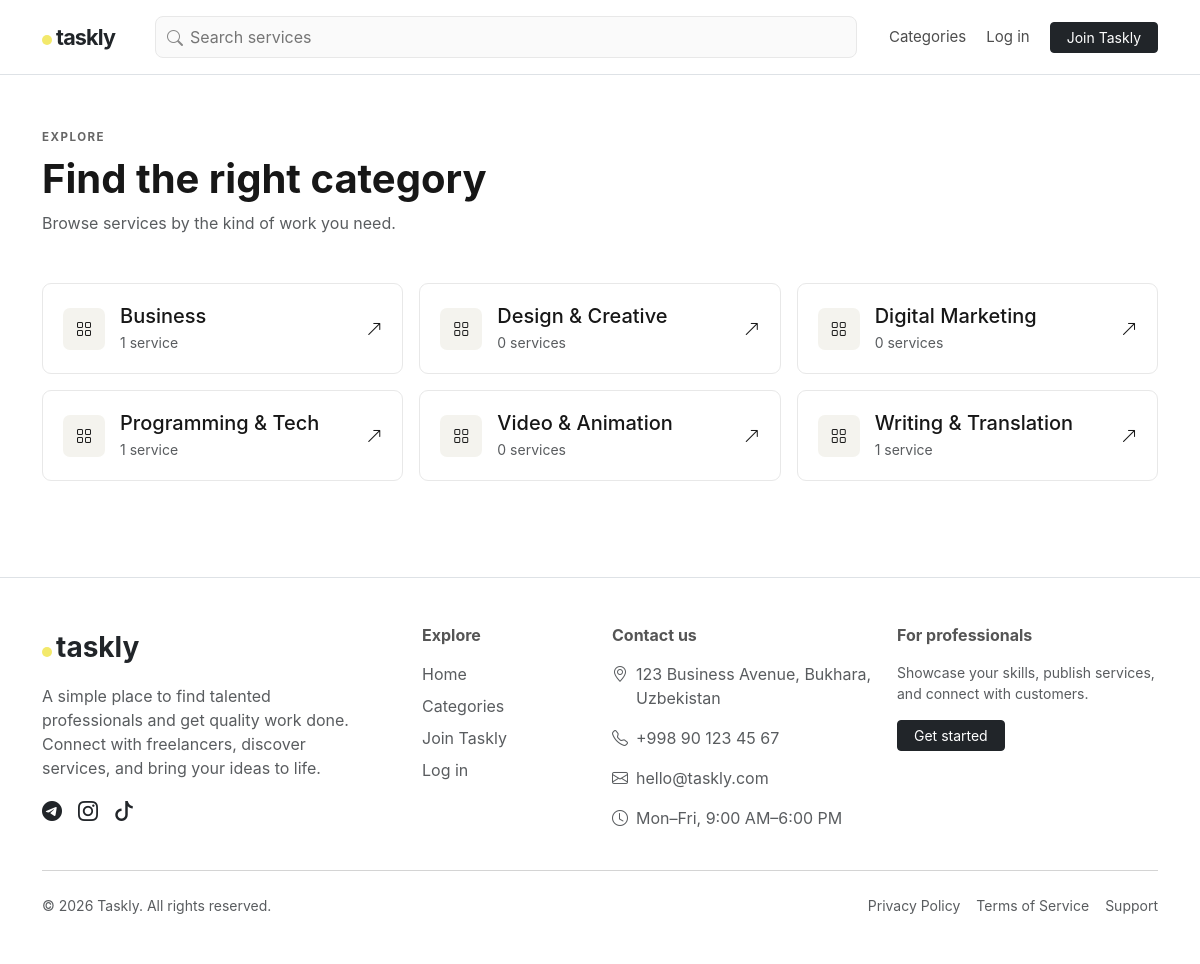
Page /categories/ on the committed database.
### services/models.py (models this page shows, shortened)
class Category(models.Model):
    name = models.CharField(max_length=80, unique=True)
    slug = models.SlugField(max_length=90, unique=True)
    description = models.CharField(max_length=180, blank=True)
    class Meta:
        ordering = ["name"]

### services/views.py (the view)
# urls.py: path("categories/", category_list, name="categories"),
def category_list(request):
    categories = Category.objects.annotate(service_count=Count("services", filter=Q(services__is_active=True)))
    return render(request, "services/categories.html", {"categories": categories})

### templates/services/categories.html (shortened to what this page needs)
{% extends "base.html" %}
{% block content %}
<div class="container py-5">
    <div class="mb-5"><span class="eyebrow">EXPLORE</span><h1 class="display-6 fw-bold mt-2">Find the right category</h1><p class="text-muted">Browse services by the kind of work you need.</p></div>
    <div class="row g-3">
        {% for category in categories %}
        <div class="col-md-6 col-lg-4">
            <a href="{% url 'home' %}?category={{ category.slug }}" class="category-card">
                <div class="category-icon"><i class="bi bi-grid"></i></div>
                <div><h2 class="h5 mb-1">{{ category.name }}</h2><p class="small text-muted mb-0">{{ category.service_count }} service{{ category.service_count|pluralize }}</p></div>
                <i class="bi bi-arrow-up-right ms-auto"></i>
            </a>
        </div>
        {% empty %}
        <p>No categories yet. Add them from the admin panel.</p>
        {% endfor %}
    </div>
</div>
{% endblock %}

### templates/base.html (shortened to what this page needs)
{% load static %}
<!doctype html>
<html lang="en">
  <head>
    <link
      href="https://cdn.jsdelivr.net/npm/bootstrap@5.3.3/dist/css/bootstrap.min.css"
      rel="stylesheet"
    />
    <link
      href="https://cdn.jsdelivr.net/npm/bootstrap-icons@1.11.3/font/bootstrap-icons.css"
      rel="stylesheet"
    />
    <link rel="stylesheet" href="{% static 'css/style.css' %}" />
  </head>
  <body>
    <nav class="navbar navbar-expand-lg border-bottom bg-white sticky-top">
      <div class="container py-2">
        <a
          class="navbar-brand fw-bold text-dark flex-shrink-0"
          href="{% url 'home' %}"
        >
          <span class="brand-dot"></span>taskly
        </a>
        <div class="collapse navbar-collapse" id="mainNav">
          <form
            class="search-nav mx-lg-4 my-3 my-lg-0 flex-grow-1"
            action="{% url 'home' %}"
            method="get"
          >
            <i class="bi bi-search"></i>
            <input
              name="q"
              value="{{ request.GET.q }}"
              placeholder="Search services"
            />
          </form>
          <ul
            class="navbar-nav ms-auto align-items-lg-center gap-lg-1 flex-shrink-0"
          >
            <li class="nav-item text-nowrap">
              <a class="nav-link" href="{% url 'categories' %}"
                >Categories</a
              >
            </li>
            {% if user.is_authenticated %}
            <li class="nav-item text-nowrap">
              <a class="nav-link" href="{% url 'favorites' %}">
                <i class="bi bi-heart me-1"></i>Saved
              </a>
            </li>
            <li class="nav-item text-nowrap">
              <a class="nav-link" href="{% url 'orders' %}">Orders</a>
            </li>
            {% if user.role == "FREELANCER" %}
            <li class="nav-item text-nowrap">
              <a class="nav-link" href="{% url 'my_services' %}"
                >My services</a
              >
            </li>
            <li class="nav-item ms-lg-2 flex-shrink-0">
              <a
                class="btn btn-dark btn-sm px-3 text-nowrap"
                href="{% url 'create_service' %}"
              >
                Create service
              </a>
            </li>
            {% endif %}
            <li class="nav-item dropdown ms-lg-2 text-nowrap">
              <a
                class="nav-link dropdown-toggle user-menu"
                href="#"
                data-bs-toggle="dropdown"
              >
                {% if user.avatar_url %}
                <img src="{{ user.avatar_url }}" alt="Avatar" />
                {% else %}
                <span>{{ user.username|first|upper }}</span>
                {% endif %} {{ user.username }}
              </a>
              <ul class="dropdown-menu dropdown-menu-end">
                <li>
                  <a
                    class="dropdown-item"
                    href="{% url 'profile' user.username %}"
                    >Profile</a
                  >
                </li>
                <li>
                  <a class="dropdown-item" href="{% url 'edit_profile' %}"
                    >Edit profile</a
                  >
                </li>
                <li><hr class="dropdown-divider" /></li>
                <li>
                  <a class="dropdown-item" href="{% url 'logout' %}">Log out</a>
                </li>
              </ul>
            </li>
            {% else %}
            <li class="nav-item text-nowrap">
              <a class="nav-link" href="{% url 'login' %}">Log in</a>
            </li>
            <li class="nav-item ms-lg-2 text-nowrap">
              <a class="btn btn-dark btn-sm px-3" href="{% url 'register' %}"
                >Join Taskly</a
              >
            </li>
            {% endif %}
          </ul>
        </div>
      </div>
    </nav>
     {% block content %}{% endblock %}
<footer class="border-top mt-5 bg-white">
    <div class="container py-5">
        <div class="row g-4">
            <div class="col-lg-4 col-md-6">
                <a href="{% url 'home' %}" class="text-decoration-none text-dark">
                    <span class="fw-bold fs-3">
                        <span class="brand-dot"></span>taskly
                    </span>
                </a>
                <p class="text-muted mt-3 pe-lg-5">
                    A simple place to find talented professionals and get quality work done.
                    Connect with freelancers, discover services, and bring your ideas to life.
                </p>
<div class="d-flex gap-3 mt-3">
    <a href="https://t.me/toxaSTYLE"
       target="_blank"
       rel="noopener noreferrer"
       class="text-dark fs-5"
       aria-label="Telegram">
        <i class="bi bi-telegram"></i>
    </a>
    <a href="https://instagram.com/fedys.t"
       target="_blank"
       rel="noopener noreferrer"
       class="text-dark fs-5"
       aria-label="Instagram">
        <i class="bi bi-instagram"></i>
    </a>
    <a href="https://www.tiktok.com/@fedys_t"
       target="_blank"
       rel="noopener noreferrer"
       class="text-dark fs-5"
       aria-label="TikTok">
        <i class="bi bi-tiktok"></i>
    </a>
</div>
            </div>
            <div class="col-lg-2 col-md-6">
                <h6 class="fw-bold mb-3">Explore</h6>
                <ul class="list-unstyled d-grid gap-2">
                    <li><a href="{% url 'home' %}" class="text-muted text-decoration-none">Home</a></li>
                    <li><a href="{% url 'categories' %}" class="text-muted text-decoration-none">Categories</a></li>
                    <li><a href="{% url 'register' %}" class="text-muted text-decoration-none">Join Taskly</a></li>
                    <li><a href="{% url 'login' %}" class="text-muted text-decoration-none">Log in</a></li>
                </ul>
            </div>
            <div class="col-lg-3 col-md-6">
                <h6 class="fw-bold mb-3">Contact us</h6>
                <ul class="list-unstyled d-grid gap-3">
                    <li class="d-flex gap-2">
                        <i class="bi bi-geo-alt text-muted"></i>
                        <span class="text-muted">123 Business Avenue, Bukhara, Uzbekistan</span>
                    </li>
                    <li class="d-flex gap-2">
                        <i class="bi bi-telephone text-muted"></i>
                        <a href="tel:+998901234567" class="text-muted text-decoration-none">+998 90 123 45 67</a>
                    </li>
                    <li class="d-flex gap-2">
                        <i class="bi bi-envelope text-muted"></i>
                        <a href="mailto:hello@taskly.com" class="text-muted text-decoration-none">hello@taskly.com</a>
                    </li>
                    <li class="d-flex gap-2">
                        <i class="bi bi-clock text-muted"></i>
                        <span class="text-muted">Mon–Fri, 9:00 AM–6:00 PM</span>
                    </li>
                </ul>
            </div>
            <div class="col-lg-3 col-md-6">
                <h6 class="fw-bold mb-3">For professionals</h6>
                <p class="text-muted small">
                    Showcase your skills, publish services, and connect with customers.
                </p>
                {% if user.is_authenticated and user.role == "FREELANCER" %}
                    <a href="{% url 'create_service' %}" class="btn btn-dark btn-sm px-3">
                        Create a service
                    </a>
                {% elif not user.is_authenticated %}
                    <a href="{% url 'register' %}" class="btn btn-dark btn-sm px-3">
                        Get started
                    </a>
                {% endif %}
            </div>
        </div>
        <hr class="my-4">
        <div class="d-flex flex-column flex-md-row justify-content-between align-items-md-center gap-2">
            <span class="text-muted small">
                © {% now "Y" %} Taskly. All rights reserved.
            </span>
            <div class="d-flex flex-wrap gap-3">
                <a href="#" class="text-muted small text-decoration-none">Privacy Policy</a>
                <a href="#" class="text-muted small text-decoration-none">Terms of Service</a>
                <a href="mailto:hello@taskly.com" class="text-muted small text-decoration-none">Support</a>
            </div>
        </div>
    </div>
</footer>
  </body>
</html>

### static/css/style.css (style rules this page uses)
:root { --ink: #171717; --muted: #747474; --line: #e8e8e8; --soft: #f7f7f5; --accent: #f3e96b; }
* { box-sizing: border-box; }
body { color: var(--ink); background: #fff; font-family: Inter, ui-sans-serif, system-ui, -apple-system, BlinkMacSystemFont, "Segoe UI", sans-serif; }
a { transition: .18s ease; }
.navbar-brand { letter-spacing: -.04em; font-size: 1.35rem; }
.brand-dot { display: inline-block; width: 10px; height: 10px; background: var(--accent); border-radius: 50%; margin-right: 4px; }
.nav-link { color: #4d4d4d; font-size: .94rem; }
.search-nav { width: min(330px, 100%); position: relative; }
.search-nav i { position: absolute; left: 12px; top: 10px; color: #888; }
.search-nav input { width: 100%; border: 1px solid var(--line); border-radius: 8px; padding: 8px 12px 8px 34px; outline: none; background: #fafafa; }
.eyebrow { font-size: .72rem; font-weight: 700; letter-spacing: .13em; color: #666; }
.category-card { display: flex; align-items: center; gap: 15px; padding: 20px; border: 1px solid var(--line); border-radius: 9px; color: #171717; text-decoration: none; height: 100%; }
.category-icon { width: 42px; height: 42px; background: #f4f3ee; display: grid; place-items: center; border-radius: 7px; }
footer { color: #555; background: #fff; }

### rows in the picture
Category: name "Business", service_count "1"
Category: name "Design & Creative", service_count "0"
Category: name "Digital Marketing", service_count "0"
Category: name "Programming & Tech", service_count "1"
Category: name "Video & Animation", service_count "0"
Category: name "Writing & Translation", service_count "1"
